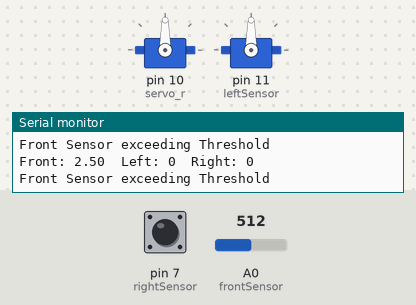
Recording of a sketch running on a simulated Arduino Uno, built with avr-gcc and run on an emulated ATmega328P. On the bench: 2 × servo, the last lines printed to the serial monitor. The inputs (shaded band) are chosen by the test bench; at power-on: A0 (frontSensor) = 512, pin 7 (rightSensor) LOW.

Above: at 2.5 s.
2.6 s: A0 (frontSensor) set to 502
At 4.1 s:
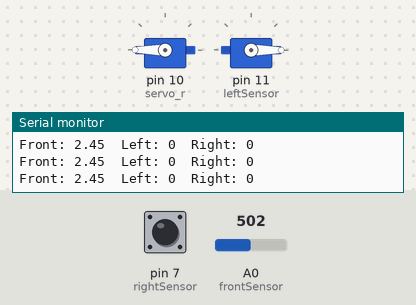
5.0 s: pin 7 (rightSensor) driven HIGH
At 5.7 s:
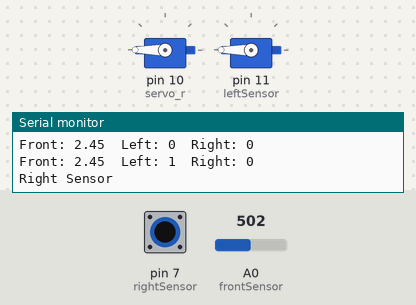
8.5 s: A0 (frontSensor) set to 716
At 9.8 s:
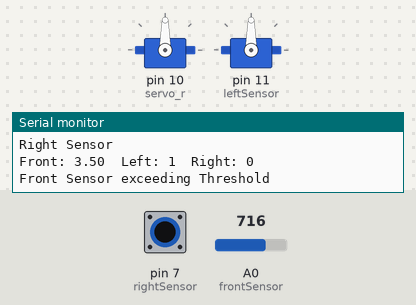
12.3 s: A0 (frontSensor) set to 511
At 13.0 s:
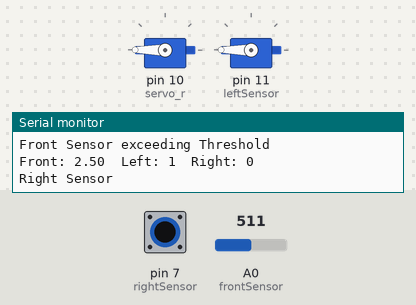
15.8 s: pin 7 (rightSensor) driven LOW
At 17.4 s:
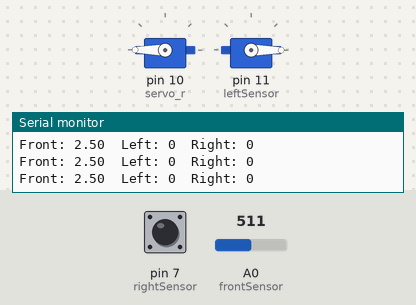
21.3 s: pin 7 (rightSensor) pulsed HIGH 5 times (0.12 s each, 0.3 s apart)
At 22.1 s:
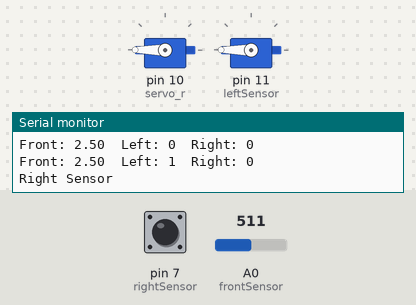
Timing chart, 0 to 25.0 s (numbered marks = the images above; inputs shaded):
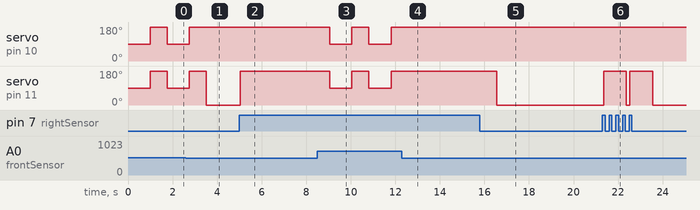

Measured:
- the behaviour switches between 512 and 511 on A0 (frontSensor) (found by bisection; images 0 and 1)
- after the input at 2.6 s, servo on pin 10 (servo_r): goes on until 2.8 s, then stays 180°
- after the input at 5.0 s, servo on pin 11 (leftSensor): 0° → 180° at once
- after the input at 8.5 s, servo on pin 10 (servo_r), servo on pin 11 (leftSensor): alternates 180° for 0.75 s and 90° for 1.0 s, starting after 0.56 s
- after the input at 12.3 s, servo on pin 10 (servo_r), servo on pin 11 (leftSensor): stops changing and stays 180°
- after the input at 15.8 s, servo on pin 11 (leftSensor): 180° → 0° after 0.76 s
- after the input at 21.3 s, servo on pin 11 (leftSensor): alternates 180° for 1.0 s and 0° for 0.17 s, 4 changes in all, then stays 0°, starting after 0.05 s

The sketch:

eggrollbot1.ino
```cpp
/* Written by: D. H. Goldthwaite edited by Chris Scianna 9/17/16
 * Revised to be sumo for service-learning by S. Freeman
 * Date:      April, 2017
 * Purpose:    Robot control with Sparkfun RedBoard
 * Modified:   3/23/16 - New and updated redboard-robo-code: CStone_basic_red_robot_drive_code.cpp
 *              9/13/16 - Minor tweaks.
 *              4/25/17 - took out lights
 *              4/25/17 - rewrote description, added action for both front sensors HIGH
 *                        tested with Red Ruckus robot (Don's sumo robot!) - dhg
 * Function    This program implements a very basic algorithm for a sumo competition: using the
 *             side sensors to detect the edge of the playing area and turning to correct course.
 *             The front sensor is also implemented and the code can be adjusted so the robot
 *             executes whatever action the user desires.

         If the right sensor goes HIGH, the right side of the robot is crossing the play
         area boundary. To correct, the right motor continues to turn forward and the
         left motor turns backwards (CCW) for a short time, swinging the front of the
         robot to the left.  If the left sensor goes HIGH, a similar sequence follows, in the
         opposite direction.

         If a front obstacle is encountered or both side sensors go into the white ring,
         the robot backs up, spins left, goes forward.

         The program includes a serial output indicating when the left or right sensor is active.
         By tethering the robot to a computer, this feature can be used for calibrating the side
         sensors.


******************************************************************************************************/
#include <Servo.h>  // servo library

Servo servo_r;                 // Declare right and left servos
Servo servo_l;
const int leftSensor = 11;     // Assign sensor pins
const int rightSensor = 7;
const int frontSensor = A0;    //Front sensor is analog
int lsensorState = 0;          // Initialize sensor variable
int rsensorState = 0;
float fsensorVoltage, fsensorValue;
const int right_forward = 180;
const int right_backward = 0;
const int left_forward = 0;
const int left_backward = 180;
const int stop_wheel = 90;

void setup(){
  pinMode(leftSensor, INPUT);   // Declare sensor pins as input
  pinMode(rightSensor, INPUT);
  pinMode(frontSensor, INPUT);
  servo_r.attach(10);            // setup servos
  servo_l.attach(11);
  Serial.begin(9600);           // Output sensor state for testing
}
void loop(){   // Here's where the rubber meets the road

  servo_r.write(right_forward);
  servo_l.write(left_forward);
  rsensorState = digitalRead(rightSensor);  //read right sensor
  lsensorState = digitalRead(leftSensor);   //read left sensora
  fsensorValue = analogRead(frontSensor);
  fsensorVoltage = fsensorValue*(5.0/1023.0);
  Serial.print("Front: " + String(fsensorVoltage) + "  Left: " + String(rsensorState) + "  Right: ");
  Serial.println(lsensorState);

  if(fsensorVoltage > 2.5){
    Serial.println("Front Sensor exceeding Threshold");
    servo_r.write(stop_wheel);        // Back up
    servo_l.write(stop_wheel);
    delay(1000);
    servo_r.write(right_forward);      //Spin Left
    servo_l.write(left_backward);
    delay(750);
    servo_l.write(left_forward);    // Full Speed Ahead
    servo_r.write(right_forward);
  }

  else if(lsensorState == HIGH && rsensorState == LOW){

    servo_l.write(left_forward);    // spin to right
    servo_r.write(right_backward);
    Serial.println("Left Sensor");
    delay(1000);
    servo_l.write(left_forward);    // Full Speed Ahead
    servo_r.write(right_forward);
  }
   else if(rsensorState == HIGH && lsensorState == LOW){
    servo_l.write(left_backward);    // spin to left
    servo_r.write(right_forward);
    Serial.println("Right Sensor");
    delay(1000);
    servo_l.write(left_forward);    // Full Speed Ahead
    servo_r.write(right_forward);
  }
   else if(rsensorState == HIGH && lsensorState == HIGH){
    servo_l.write(left_backward);    // spin to left
    servo_r.write(right_backward);
    //Serial.println("Left Sensor & Right Sensor");
    delay(750);
    servo_l.write(left_backward);    // spin to left
    servo_r.write(right_forward);
    delay(1000);
    servo_l.write(left_forward);    // Full Speed Ahead
    servo_r.write(right_forward);
  }
}
```
